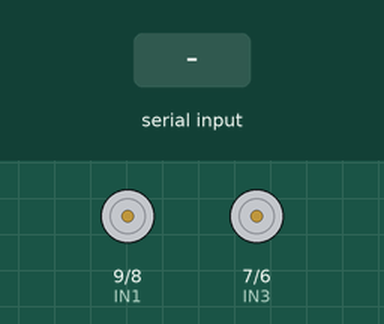
Recording of a sketch running on a simulated Arduino Uno, built with avr-gcc and run on an emulated ATmega328P. On the bench: motor-driver pin pairs drawn as motors (green arrow = first pin HIGH = forward, orange = second pin HIGH = backward, longer = more drive, scaled by the enable pin). Inputs (shaded band) come from the test bench.

Above: at 1.2 s.
1.3 s: "F" received over the second serial link
At 2.3 s:
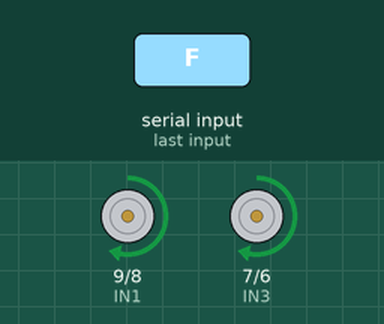
2.8 s: "B" received over the second serial link
At 3.5 s:
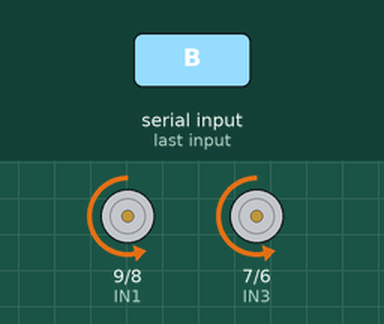
4.3 s: "R" received over the second serial link
At 4.6 s:
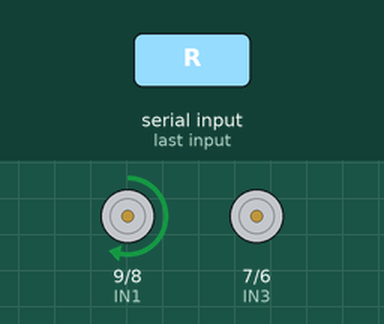
5.8 s: "L" received over the second serial link
At 7.0 s:
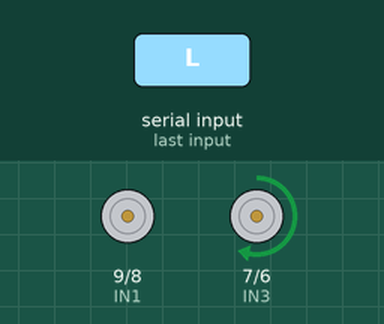
7.3 s: "S" received over the second serial link
At 8.1 s:
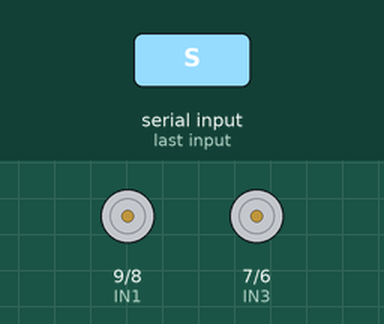
Timing chart, 0 to 9.8 s (numbered marks = the images above; inputs shaded):
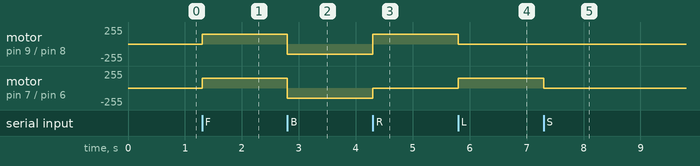

The sketch:

Bluetooth_car.ino
```cpp
#define speedL 10
#define IN1 9
#define IN2 8
#define IN3 7
#define IN4 6
#define speedR 5
#include <SoftwareSerial.h>
SoftwareSerial BT(2,3); //RX ,TX
char reading ;
void setup() {
for(int i=5;i<=10;i++){
  pinMode(i,OUTPUT);
}
BT.begin(9600);
}
void forword(){
digitalWrite(IN1,HIGH);
digitalWrite(IN2,LOW);
digitalWrite(IN3,HIGH);
digitalWrite(IN4,LOW);
analogWrite(speedL,150);
analogWrite(speedR,150);
}

void backword(){
digitalWrite(IN1,LOW);
digitalWrite(IN2,HIGH);
digitalWrite(IN3,LOW);
digitalWrite(IN4,HIGH);
analogWrite(speedL,150);
analogWrite(speedR,150);
}

void right(){
digitalWrite(IN1,HIGH);
digitalWrite(IN2,LOW);
digitalWrite(IN3,LOW);
digitalWrite(IN4,LOW);
analogWrite(speedL,150);
analogWrite(speedR,0);
}

void left(){
digitalWrite(IN1,LOW);
digitalWrite(IN2,LOW);
digitalWrite(IN3,HIGH);
digitalWrite(IN4,LOW);
analogWrite(speedL,0);
analogWrite(speedR,150);
}

void stop(){
analogWrite(speedL,0);
analogWrite(speedR,0);
}

void loop() {
  if (BT.available()>0){
    reading =BT.read();
    switch(reading){
      case'F': forword(); break;
      case'B': backword(); break;
      case'R': right(); break;
      case'L': left(); break;
      case'S': stop(); break;
      default: stop();
     }
  }

}
```

Measured:
- after the input at 1.3 s, motor on pin 9 (IN1) / pin 8 (IN2), motor on pin 7 (IN3) / pin 6 (IN4): stopped → forward 150/255 at once
- after the input at 2.8 s, motor on pin 9 (IN1) / pin 8 (IN2), motor on pin 7 (IN3) / pin 6 (IN4): forward 150/255 → backward 150/255 at once
- after the input at 4.3 s, motor on pin 9 (IN1) / pin 8 (IN2): backward 150/255 → forward 150/255 at once; motor on pin 7 (IN3) / pin 6 (IN4): backward 150/255 → stopped at once
- after the input at 5.8 s, motor on pin 9 (IN1) / pin 8 (IN2): forward 150/255 → stopped at once; motor on pin 7 (IN3) / pin 6 (IN4): stopped → forward 150/255 at once
- after the input at 7.3 s, motor on pin 7 (IN3) / pin 6 (IN4): forward 150/255 → stopped at once
